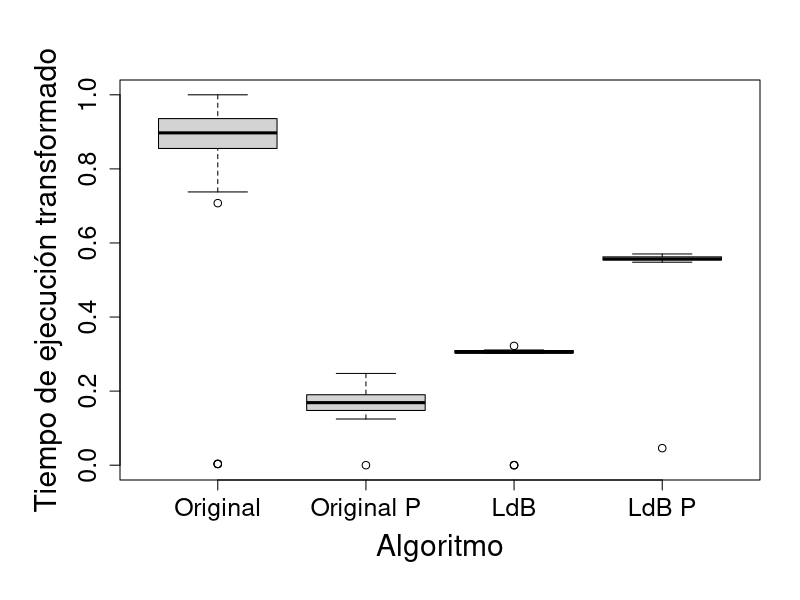

Generate this figure with R:
d1 = read.csv("datoseoT.csv")
d2 = read.csv("datosepT.csv")
d3 = read.csv("datosldbT.csv")
d4 = read.csv("datosldbpT.csv")
fact = max(d1$time)
datos = cbind(d1$time/fact,d2$time/fact,d3$time/fact,d4$time/fact)
colnames(datos) = c("Original","Original P","LdB", "LdB P")#c("1","2", "3", "4")
png("ComparacionAlgoritmos.png", width = 1200, height = 1200, units = "px", pointsize = 20)
par(mar=c(6,6,4,2),cex.axis=1.5, cex.lab=1.8, cex.main=1.5)
boxplot(datos,xlab="Algoritmo", ylab="Tiempo de ejecución transformado")
#axis(side=1,at=c("1","2","3","4"), labels=c("Original","Original Paralelizado","Línea de barrido", "Línea de barrido paralelizdo"))
#legend( title="Algoritmos",x="topright", inset=0,legend=c("Original","Original","Línea de barrido", "Línea de barrido paralelizdo"))
